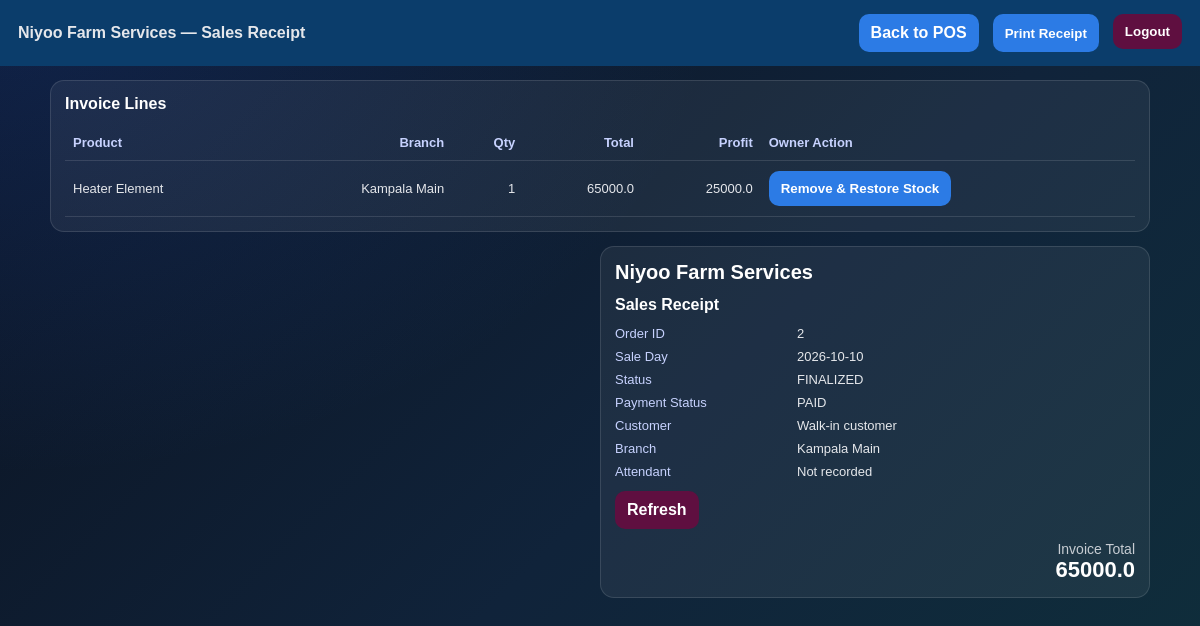
The app's page /orders/2 (signed in) with its own data.
### tables this page shows
CREATE TABLE sales (id INTEGER PRIMARY KEY, product_id INTEGER, product_name TEXT, quantity INTEGER, total REAL, profit REAL, date TEXT, business_type TEXT, owner TEXT, branch_id INTEGER, order_id INTEGER);

CREATE TABLE branches (id INTEGER PRIMARY KEY, owner TEXT, business_type TEXT, name TEXT, district TEXT, phone TEXT, created_at TEXT);

CREATE TABLE sales_orders (id INTEGER PRIMARY KEY, owner TEXT, business_type TEXT, lead_id INT, sale_day TEXT, status TEXT, customer_display_name TEXT, branch_id INTEGER, created_at TEXT DEFAULT (datetime('now')), updated_at TEXT, payment_status TEXT NOT NULL DEFAULT 'UNPAID', branch_name TEXT NOT NULL DEFAULT '', attendant_name TEXT NOT NULL DEFAULT '');

### app.py (the view)
@app.route("/orders/<int:order_id>")
def order_detail(order_id):
    if not require_login():
        return redirect("/")
    owner, _ = get_session_owner_bt()
    my_branch = session.get("branch_id")
    order, _ = run_query(
        "SELECT o.id,o.business_type,o.sale_day,o.status,o.customer_display_name,o.branch_id,o.payment_status,b.name,"
        "o.branch_name,o.attendant_name "
        "FROM sales_orders o LEFT JOIN branches b ON b.id=o.branch_id "
        "WHERE o.id=? AND o.owner=?",
        (order_id, owner),
        fetch=True
    )
    if not order or (not is_admin() and order[0][5] != my_branch):
        return redirect("/billing")
    lines, _ = run_query(
        "SELECT s.id,s.product_name,s.quantity,s.total,s.profit,s.branch_id,b.name "
        "FROM sales s LEFT JOIN branches b ON b.id=s.branch_id "
        "WHERE s.order_id=? AND s.owner=? ORDER BY s.id",
        (order_id, owner),
        fetch=True
    )
    products, _ = run_query("SELECT id,name,sell_price FROM products WHERE owner=? ORDER BY name", (owner,), fetch=True)
    invoice_total, _ = run_query("SELECT COALESCE(SUM(total),0) FROM sales WHERE order_id=? AND owner=?", (order_id, owner), fetch=True)
    return render_template(
        "order_detail.html",
        order=order[0],
        lines=lines,
        products=products,
        invoice_total=invoice_total[0][0],
        is_owner=is_owner(),
        csrf_token=get_csrf_token()
    )

### app.py (called while the page is built)
@app.after_request
def add_security_headers(response):
    response.headers["X-Content-Type-Options"] = "nosniff"
    response.headers["X-Frame-Options"] = "DENY"
    response.headers["Referrer-Policy"] = "strict-origin-when-cross-origin"
    if IS_PRODUCTION:
        response.headers["Strict-Transport-Security"] = "max-age=31536000"
    return response

def get_db():
    if 'db' not in g:
        if USE_POSTGRES:
            import psycopg2
            g.db = psycopg2.connect(DATABASE_URL)
        else:
            g.db = sqlite3.connect("sme.db", detect_types=sqlite3.PARSE_DECLTYPES)
            g.db.row_factory = sqlite3.Row
    return g.db

def run_query(q, params=(), fetch=False):
    db = get_db()
    if USE_POSTGRES:
        q = q.replace("?", "%s")
    cur = db.cursor()
    cur.execute(q, params)
    if fetch:
        return cur.fetchall(), None
    db.commit()
    return None, None

def require_login():
    return session.get("logged_in")

def get_session_owner_bt():
    return session.get("owner", "admin"), session.get("business_type", "Incubators Business")

def is_admin():
    return session.get("role") == "super_admin"

def is_owner():
    return is_admin() and session.get("user") == SECURE_ADMIN_USER

def get_csrf_token():
    if "_csrf_token" not in session:
        session["_csrf_token"] = secrets.token_urlsafe(32)
    return session["_csrf_token"]

@app.before_request
def protect_state_changes():
    if request.method in {"POST", "PUT", "PATCH", "DELETE"} and not valid_csrf_token():
        if request.is_json:
            return jsonify({"error": "Invalid or missing CSRF token"}), 400
        abort(400, description="Invalid or missing CSRF token")

@app.context_processor
def inject_csrf_token():
    return {"csrf_token": get_csrf_token()}

### templates/order_detail.html (shortened to what this page needs)
<!doctype html>
<html lang="en">
<head>
</head>
<body>
  <div class="topbar">
    <div class="brand">Niyoo Farm Services — Sales Receipt</div>
    <div class="nav">
      <a class="btn" href="/pos">Back to POS</a>
      {% if order[3] == 'FINALIZED' %}<button type="button" onclick="window.print()">Print Receipt</button>{% endif %}
      <form method="post" action="/logout" class="d-inline"><input type="hidden" name="csrf_token" value="{{ csrf_token }}"><button class="btn btn-secondary" type="submit">Logout</button></form>
    </div>
  </div>
  <div class="wrap">
    <div class="grid">
      <div class="card">
        <h2>Invoice Lines</h2>
        <table>
          <thead>
            <tr>
              <th>Product</th>
              <th class="right">Branch</th>
              <th class="right">Qty</th>
              <th class="right">Total</th>
              <th class="right profit-column">Profit</th>
              {% if is_owner and order[3] == 'FINALIZED' %}<th class="no-print">Owner Action</th>{% endif %}
            </tr>
          </thead>
          <tbody>
            {% if lines %}
              {% for line in lines %}
                <tr>
                  <td>{{ line[1] if line|length>1 else '' }}</td>
                  <td class="right">{{ line[6] if line|length>6 else '' }}</td>
                  <td class="right">{{ line[2] }}</td>
                  <td class="right">{{ line[3] }}</td>
                  <td class="right profit-column">{{ line[4] }}</td>
                  {% if is_owner and order[3] == 'FINALIZED' %}
                  <td class="no-print">
                    <form method="POST" action="/sales/{{ line[0] }}/delete" onsubmit="return confirm('Remove this sold item and restore its quantity to branch {{ line[6] }} stock?');">
                      <button type="submit">Remove &amp; Restore Stock</button>
                    </form>
                  </td>
                  {% endif %}
                </tr>
              {% endfor %}
            {% else %}
              <tr><td colspan="{% if is_owner and order[3] == 'FINALIZED' %}6{% else %}5{% endif %}">No items.</td></tr>
            {% endif %}
          </tbody>
        </table>
      </div>
      <div class="card receipt-card">
        <div class="company-name">Niyoo Farm Services</div>
        <h2>Sales Receipt</h2>
        <div class="kv">
          <div>Order ID</div><div>{{ order[0] }}</div>
          <div>Sale Day</div><div>{{ order[2] }}</div>
          <div>Status</div><div>{{ order[3] }}</div>
          <div>Payment Status</div><div>{{ order[6] }}</div>
          <div>Customer</div><div>{{ order[4] }}</div>
          <div>Branch</div><div>{{ order[8] or order[7] or order[5] }}</div>
          <div>Attendant</div><div>{{ order[9] or 'Not recorded' }}</div>
        </div>
        <div class="no-print" style="margin-top:12px; display:flex; gap:10px; flex-wrap:wrap;">
          <a class="btn btn-secondary" href="/orders/{{ order[0] }}">Refresh</a>
        </div>
        <div class="right" style="margin-top:12px; font-size:14px;">
          <div class="muted" style="opacity:0.85;">Invoice Total</div>
          <div style="font-weight:900; font-size:22px; color:#fff;">{{ invoice_total }}</div>
        </div>
      </div>
    </div>
  </div>
</body>
</html>

### templates/order_detail.html (style rules this page uses)
body { font-family: Arial, sans-serif; margin:0; background:radial-gradient(ellipse at top left, rgba(37,99,235,.2), transparent 42%), linear-gradient(135deg,#0b1220 0%,#10233a 55%,#0f2f3b 100%); background-attachment:fixed; min-height:100vh; color:#e5e7eb; }
.topbar { padding:14px 18px; background:#0B3D6B; display:flex; align-items:center; justify-content:space-between; gap:12px; }
.brand { font-weight:900; }
.nav { display:flex; gap:14px; flex-wrap:wrap; justify-content:flex-end; }
.btn { display:inline-block; padding:10px 12px; border-radius:10px; background:#2C7BE5; color:#fff; font-weight:700; }
.btn-secondary { background:#5F0F40; }
button { padding:10px 12px; border:none; border-radius:10px; background:#2C7BE5; color:#fff; font-weight:800; cursor:pointer; }
a { color:#93c5fd; text-decoration:none; }
.wrap { padding:14px; max-width:1100px; margin:0 auto; }
.card { background:rgba(255,255,255,0.06); border:1px solid rgba(255,255,255,0.12); border-radius:14px; padding:14px; }
h2 { margin:0 0 12px; font-size:16px; color:#fff; }
.grid { display:block; }
.receipt-card { max-width:520px; margin:14px 0 0 auto; }
.kv { display:grid; grid-template-columns: 170px 1fr; gap:8px 12px; font-size:13px; }
.kv div:nth-child(odd) { color:#c7d2fe; }
table { width:100%; border-collapse:collapse; margin-top:10px; }
th, td { padding:10px 8px; border-bottom:1px solid rgba(255,255,255,0.12); font-size:13px; }
th { text-align:left; color:#c7d2fe; }
.right { text-align:right; }
.company-name { font-size:20px; font-weight:900; color:#fff; margin-bottom:12px; }

### records on screen
sales: product_name "Heater Element", name "Kampala Main", quantity "1", total "65000.0", profit "25000.0"
sales_orders: id "2", sale_day "2026-10-10", status "FINALIZED", payment_status "PAID", customer_display_name "Walk-in customer", branch_name.name "Kampala Main", attendant_name "Not recorded"

### other values on screen
{{ invoice_total }} "65000.0"
